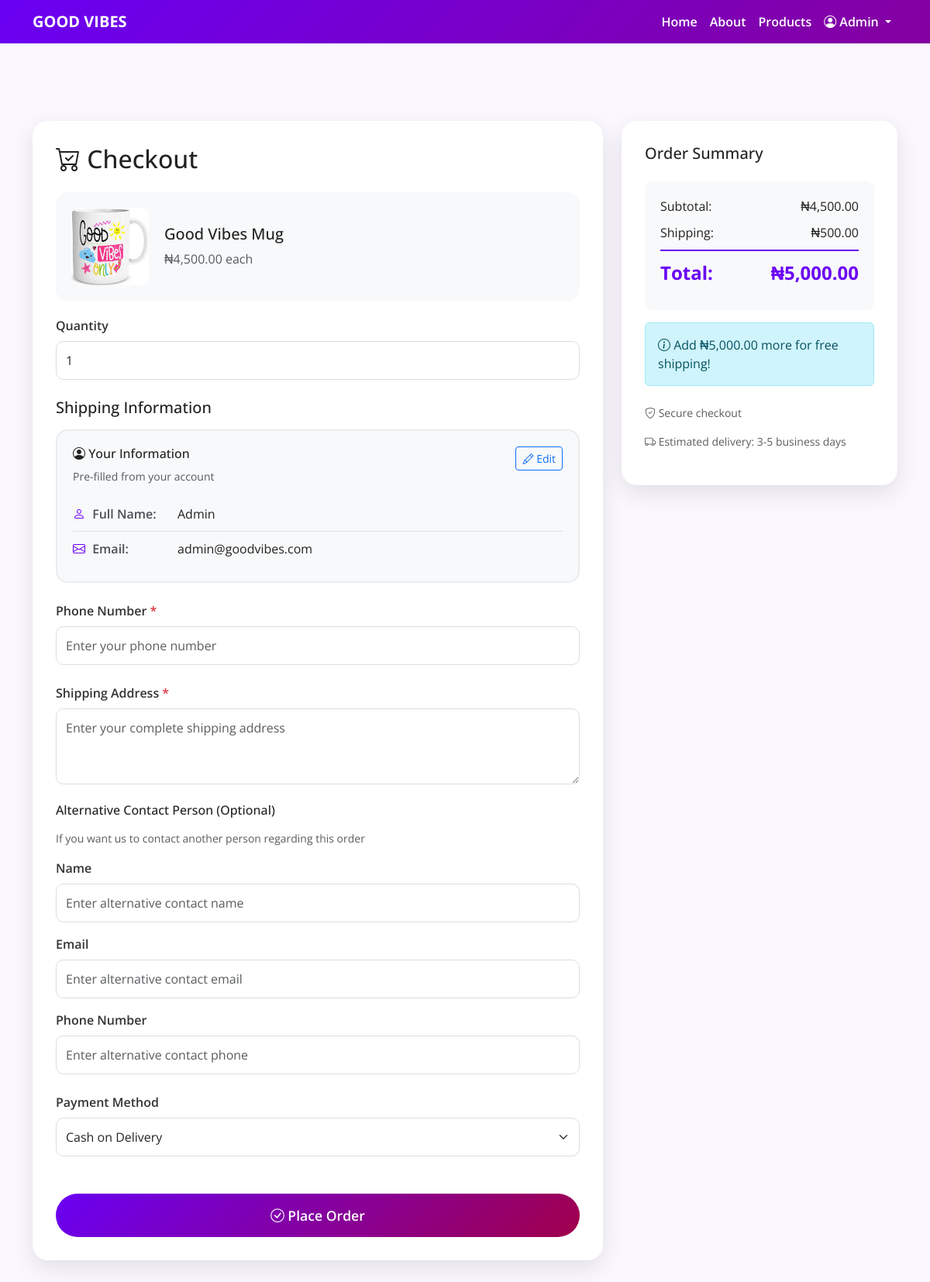
Screenshot of /checkout.php?id=3&type=merch (signed in) with the database file from the repository.
### tables this page shows
CREATE TABLE merch (
  id INT AUTO_INCREMENT PRIMARY KEY,
  product_name VARCHAR(255) NOT NULL,
  category VARCHAR(100),
  description TEXT,
  price DECIMAL(10,2),
  image VARCHAR(255),
  created_at TIMESTAMP DEFAULT CURRENT_TIMESTAMP
);

CREATE TABLE users (
  id INT AUTO_INCREMENT PRIMARY KEY,
  username VARCHAR(100) NOT NULL,
  email VARCHAR(150) NOT NULL UNIQUE,
  password VARCHAR(255) NOT NULL,
  role ENUM('super_admin', 'user') DEFAULT 'user',
  created_at TIMESTAMP DEFAULT CURRENT_TIMESTAMP
);

### checkout.php (the view, shortened to what this page needs)
<?php
include 'db_connect.php';
$userId = $_SESSION['user_id'];
$userStmt = $conn->prepare("SELECT username, email FROM users WHERE id = ?");
$userStmt->bind_param('i', $userId);
$userStmt->execute();
$userResult = $userStmt->get_result();
$userData = $userResult->fetch_assoc();
$productId = isset($_GET['id']) ? intval($_GET['id']) : 0;
$productType = isset($_GET['type']) ? $_GET['type'] : 'product';
$tableName = ($productType === 'merch') ? 'merch' : 'products';
$stmt = $conn->prepare("SELECT * FROM $tableName WHERE id = ?");
$stmt->bind_param('i', $productId);
$stmt->execute();
$result = $stmt->get_result();
$product = $result->fetch_assoc();
$defaultQuantity = isset($_POST['quantity']) ? intval($_POST['quantity']) : 1;
$subtotal = $product['price'] * $defaultQuantity;
$shippingCost = $subtotal >= 10000 ? 0 : 500;
$grandTotal = $subtotal + $shippingCost;
?>
<!DOCTYPE html>
<html lang="en">
<head>
  <link href="https://cdn.jsdelivr.net/npm/bootstrap@5.3.2/dist/css/bootstrap.min.css" rel="stylesheet" />
  <link href="https://cdn.jsdelivr.net/npm/bootstrap-icons@1.11.1/font/bootstrap-icons.css" rel="stylesheet" />
</head>
<body>
  <nav class="navbar navbar-expand-lg fixed-top">
    <div class="container">
      <a class="navbar-brand fw-bold" href="index.php">GOOD VIBES</a>
      <div class="collapse navbar-collapse" id="navMenu">
        <ul class="navbar-nav ms-auto">
          <li class="nav-item"><a class="nav-link" href="index.php">Home</a></li>
          <li class="nav-item"><a class="nav-link" href="about.php">About</a></li>
          <li class="nav-item"><a class="nav-link" href="products.php">Products</a></li>
          <?php if (isset($_SESSION['user_id'])): ?>
            <li class="nav-item dropdown">
              <a class="nav-link dropdown-toggle" href="#" id="userMenu" role="button" data-bs-toggle="dropdown">
                <i class="bi bi-person-circle"></i> <?php echo htmlspecialchars($_SESSION['user_name'] ?? $_SESSION['username'] ?? 'User'); ?>
              </a>
            </li>
          <?php else: ?>
            <li class="nav-item"><a class="nav-link" href="login.php">Login</a></li>
          <?php endif; ?>
        </ul>
      </div>
    </div>
  </nav>
  <section class="checkout-section">
    <div class="container">
      <div class="row">
        <div class="col-lg-8">
          <div class="checkout-card">
            <h2 class="mb-4"><i class="bi bi-cart-check"></i> Checkout</h2>
            <div class="product-summary">
              <img src="<?php echo htmlspecialchars($product['image']); ?>" alt="<?php echo htmlspecialchars($product['product_name']); ?>">
              <div>
                <h5><?php echo htmlspecialchars($product['product_name']); ?></h5>
                <p class="text-muted mb-0">₦<?php echo number_format($product['price'], 2); ?> each</p>
              </div>
            </div>
            <form method="POST" action="" enctype="multipart/form-data">
              <div class="mb-4">
                <label class="form-label">Quantity</label>
                <input type="number" name="quantity" class="form-control" value="<?php echo $defaultQuantity; ?>" min="1" required onchange="calculateTotal()">
              </div>
              <h5 class="mb-3 mt-4">Shipping Information</h5>
              <div class="user-info-card mb-4" id="userInfoCard">
                <div class="d-flex justify-content-between align-items-start mb-3">
                  <div>
                    <h6 class="mb-2"><i class="bi bi-person-circle"></i> Your Information</h6>
                    <p class="text-muted small mb-0">Pre-filled from your account</p>
                  </div>
                  <button type="button" class="btn btn-sm btn-outline-primary" onclick="toggleEditMode()">
                    <i class="bi bi-pencil"></i> <span id="editModeText">Edit</span>
                  </button>
                </div>
                <div class="user-info-display" id="userInfoDisplay">
                  <div class="info-item">
                    <span class="info-label"><i class="bi bi-person"></i> Full Name:</span>
                    <span class="info-value" id="displayName"><?php echo htmlspecialchars($userData['username'] ?? ''); ?></span>
                  </div>
                  <div class="info-item">
                    <span class="info-label"><i class="bi bi-envelope"></i> Email:</span>
                    <span class="info-value" id="displayEmail"><?php echo htmlspecialchars($userData['email'] ?? ''); ?></span>
                  </div>
                </div>
              </div>
              <div class="mb-4">
                <label class="form-label">Phone Number <span class="text-danger">*</span></label>
                <input type="tel" name="shipping_phone" class="form-control" placeholder="Enter your phone number" value="<?php echo isset($_POST['shipping_phone']) ? htmlspecialchars($_POST['shipping_phone']) : ''; ?>" required>
              </div>
              <div class="mb-4">
                <label class="form-label">Shipping Address <span class="text-danger">*</span></label>
                <textarea name="shipping_address" class="form-control" rows="3" placeholder="Enter your complete shipping address" required></textarea>
              </div>
              <div class="mb-4">
                <h6 class="mb-3">Alternative Contact Person (Optional)</h6>
                <p class="text-muted small mb-3">If you want us to contact another person regarding this order</p>
                <div class="mb-3">
                  <label class="form-label">Name</label>
                  <input type="text" name="shipping_name2" class="form-control" placeholder="Enter alternative contact name" value="<?php echo isset($_POST['shipping_name2']) ? htmlspecialchars($_POST['shipping_name2']) : ''; ?>">
                </div>
                <div class="mb-3">
                  <label class="form-label">Email</label>
                  <input type="email" name="shipping_email2" class="form-control" placeholder="Enter alternative contact email" value="<?php echo isset($_POST['shipping_email2']) ? htmlspecialchars($_POST['shipping_email2']) : ''; ?>">
                </div>
                <div class="mb-3">
                  <label class="form-label">Phone Number</label>
                  <input type="tel" name="shipping_phone2" class="form-control" placeholder="Enter alternative contact phone" value="<?php echo isset($_POST['shipping_phone2']) ? htmlspecialchars($_POST['shipping_phone2']) : ''; ?>">
                </div>
              </div>
              <div class="mb-4">
                <label class="form-label">Payment Method</label>
                <select name="payment_method" class="form-select" required onchange="toggleReceiptUpload()">
                  <option value="cash_on_delivery">Cash on Delivery</option>
                </select>
              </div>
              <button type="submit" class="btn btn-vibe mt-4">
                <i class="bi bi-check-circle"></i> Place Order
              </button>
            </form>
          </div>
        </div>
        <div class="col-lg-4">
          <div class="checkout-card">
            <h5 class="mb-4">Order Summary</h5>
            <div class="price-summary">
              <div class="price-row">
                <span>Subtotal:</span>
                <span id="subtotal">₦<?php echo number_format($subtotal, 2); ?></span>
              </div>
              <div class="price-row">
                <span>Shipping:</span>
                <span id="shipping">₦<?php echo number_format($shippingCost, 2); ?></span>
              </div>
              <div class="price-row price-total">
                <span>Total:</span>
                <span id="total">₦<?php echo number_format($grandTotal, 2); ?></span>
              </div>
            </div>
            <?php if ($grandTotal >= 10000): ?>
              <div class="alert alert-success mt-3">
                <i class="bi bi-check-circle"></i> Free Shipping Applied!
              </div>
            <?php else: ?>
              <div class="alert alert-info mt-3">
                <i class="bi bi-info-circle"></i> Add ₦<?php echo number_format(10000 - $grandTotal, 2); ?> more for free shipping!
              </div>
            <?php endif; ?>
            <div class="mt-4">
              <p class="small text-muted"><i class="bi bi-shield-check"></i> Secure checkout</p>
              <p class="small text-muted"><i class="bi bi-truck"></i> Estimated delivery: 3-5 business days</p>
            </div>
          </div>
        </div>
      </div>
    </div>
  </section>
</body>
</html>

### checkout.php (style rules this page uses)
:root { --primary: #6a00f4; --secondary: #a0004b; --gradient: linear-gradient(135deg, #6a00f4, #a0004b); }
body { font-family: 'Open Sans', sans-serif; background-color: #faf7ff; color: #222; }
.navbar { background: var(--gradient); background-size: 200% 200%; animation: gradientShift 8s ease infinite; }
.navbar .nav-link, .navbar-brand { color: #fff !important; font-weight: 600; }
.checkout-section { padding: 100px 0 80px; margin-top: 56px; }
.checkout-card { background: #fff; border-radius: 20px; padding: 30px; box-shadow: 0 10px 30px rgba(0, 0, 0, 0.1); margin-bottom: 20px; }
.product-summary { display: flex; gap: 20px; align-items: center; padding: 20px; background: #f8f9fa; border-radius: 15px; margin-bottom: 20px; }
.product-summary img { width: 100px; height: 100px; object-fit: cover; border-radius: 10px; }
.form-label { font-weight: 600; color: #333; margin-bottom: 8px; }
.form-control, .form-select { border-radius: 10px; padding: 12px; border: 1px solid #ddd; }
.btn-vibe { background: var(--gradient); color: #fff; border: none; padding: 15px 40px; border-radius: 50px; font-weight: 600; font-size: 1.1rem; transition: 0.3s; width: 100%; }
.price-summary { background: #f8f9fa; padding: 20px; border-radius: 10px; }
.price-row { display: flex; justify-content: space-between; margin-bottom: 10px; }
.price-total { font-size: 1.5rem; font-weight: 700; color: var(--primary); border-top: 2px solid var(--primary); padding-top: 10px; margin-top: 10px; }
.user-info-card { background: #f8f9fa; border: 2px solid #e9ecef; border-radius: 15px; padding: 20px; transition: all 0.3s ease; }
.user-info-display .info-item { display: flex; align-items: center; padding: 10px 0; border-bottom: 1px solid #dee2e6; }
.user-info-display .info-item:last-child { border-bottom: none; }
.info-label { font-weight: 600; color: #495057; min-width: 120px; margin-right: 15px; }
.info-label i { margin-right: 5px; color: var(--primary); }
.info-value { color: #222; font-size: 1rem; }

### rows the page displays
merch: image (picture), product_name "Good Vibes Mug", price "4,500.00", price "500.00", price "5,000.00", 10000-$grandTotal "5,000.00"
users: username "Admin", email "admin@goodvibes.com"

### other values shown
$_SESSION['user_name'] "Admin"
